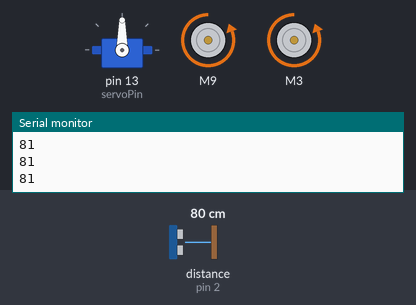
A sketch run on a simulated Arduino Uno, built with avr-gcc and run on an emulated ATmega328P. Shown: servo, 2 × DC motor (green arrow = forward, orange = backward, longer = faster), the last lines printed to the serial monitor. The inputs (shaded band) are chosen by the test bench; at power-on: distance to the obstacle (sensor on pin 2) 80 cm. The echo pulse lasts 58.3 µs per cm.

Above: at 3.9 s.
4.0 s: distance to the obstacle (sensor on pin 2) set to 27 cm
5.5 s: distance to the obstacle (sensor on pin 2) set to 22 cm
At 6.7 s:
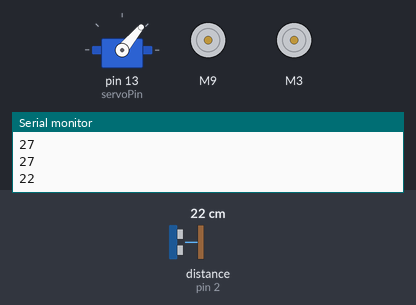
At 8.3 s:
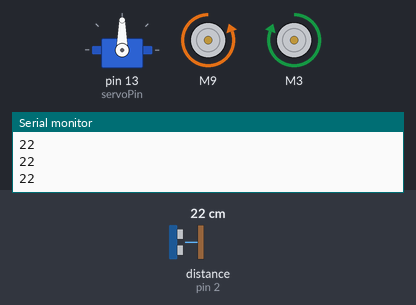
8.5 s: distance to the obstacle (sensor on pin 2) set to 28 cm
At 10.5 s:
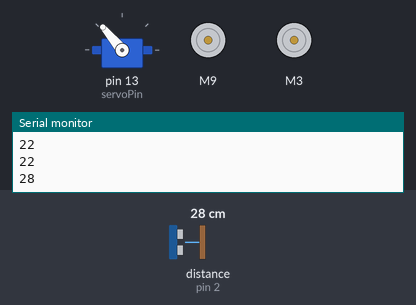
Timing chart, 0 to 13.0 s (numbered marks = the images above; inputs shaded):
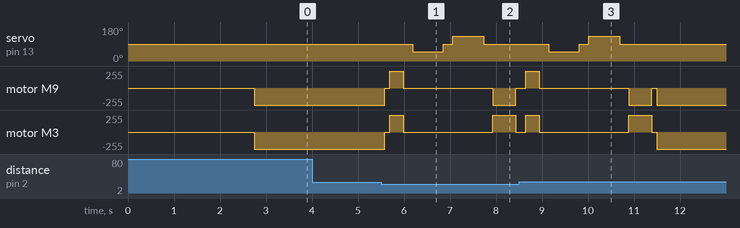

The sketch:

educ8s_Robot_Adapted_for_spkfun_Motor_Controller.ino
```cpp
   //////////////////////////////////////////////
  //          Arduino ROBOT v0.1              //
 //                                          //
//           http://www.educ8s.tv           //
/////////////////////////////////////////////


#include <NewPing.h>
#include <Servo.h>
#include <SparkFun_TB6612.h> //manual download, not in library manager

#define sensorFrontPin 2 // Shared pin for Trigger and Echo
#define MAX_DISTANCE 350

NewPing sonar(sensorFrontPin, sensorFrontPin, MAX_DISTANCE);

//Motor Controller

#define PWMA 11
#define AIN2 10
#define AIN1 9
#define STBY 8
#define BIN1 3
#define BIN2 5
#define PWMB 6

const int offsetA = -1;
const int offsetB = -1;

Motor motor1 = Motor(AIN1, AIN2, PWMA, offsetA, STBY);
Motor motor2 = Motor(BIN1, BIN2, PWMB, offsetB, STBY);

int motorSpeed = 255;

Servo myservo;

int servoPin = 13;
int servoRange = 180; // Total rotation of servo. SG90
int servoCenter = servoRange / 2;
int servoEdgeOffset = 50;
int servoRangeMin = servoRange - servoRange + servoEdgeOffset;
int servoRangeMax = servoRange - servoEdgeOffset;


boolean goesForward=false;
int distance = 100;


void setup(){
  Serial.begin(9600);
  myservo.attach(servoPin);
  myservo.write(servoCenter);
  delay(2000);
  distance = readPing();
  delay(100);
  distance = readPing();
  delay(100);
  distance = readPing();
  delay(100);
  distance = readPing();
  delay(100);
}

void loop(){
 int distanceR = 0;
 int distanceL = 0;
 delay(40);

 if(distance<=25){
  moveStop();
  delay(100);
  moveBackward();
  delay(300);
  moveStop();
  delay(200);
  distanceR = lookRight();
  delay(200);
  distanceL = lookLeft();
  delay(200);

  if(distanceR>=distanceL){
    turnRight();
    moveStop();
  }

  else{
    turnLeft();
    moveStop();
  }
 }

 else{
  moveForward();
 }
 distance = readPing();
}

int lookRight(){
    myservo.write(servoRangeMin);
    delay(500);
    int distance = readPing();
    delay(100);
    myservo.write(servoCenter);
    return distance;
}

int lookLeft(){
    myservo.write(servoRangeMax);
    delay(500);
    int distance = readPing();
    delay(100);
    myservo.write(servoCenter);
    return distance;
    delay(100);
}

int readPing(){
  delay(70);

  int cm = sonar.ping_cm();

  if(cm==0){
    cm = 250;
  }

  Serial.println(cm);
  return cm;
}

void moveStop() {
  brake(motor1, motor2);
}

void moveForward(){

 if(!goesForward) {
    goesForward=true;
  forward(motor1, motor2, motorSpeed);

  }
}

void moveBackward(){
  goesForward=false;
  forward(motor1, motor2, -motorSpeed);
}

void turnRight(){
  motor1.drive(motorSpeed);
  motor2.drive(-motorSpeed);
  delay(500);
}

void turnLeft(){
  motor1.drive(-motorSpeed);
  motor2.drive(motorSpeed);
  delay(500);
}
```

Measured:
- the behaviour switches between 26 and 25 cm on distance to the obstacle (sensor on pin 2) (found by bisection; images 0 and 1)
- after the input at 5.5 s, servo on pin 13 (servoPin): 90° → 50° after 0.69 s, → 90° 0.67 s later, → 130° 0.20 s later, → 90° 0.67 s later; motor M9: backward 255/255 → stopped after 0.09 s, → forward 255/255 0.10 s later, → stopped 0.30 s later, → backward 255/255 1.9 s later, … (5 changes in this stretch)
- after the input at 8.5 s, servo on pin 13 (servoPin): goes on until 10.7 s, then stays 90°
